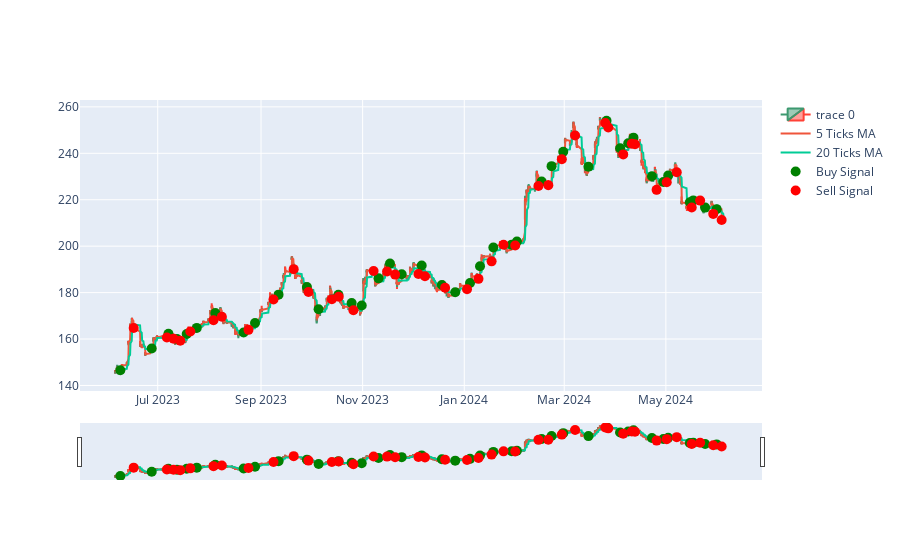

Source (notebook cell):
### Code cell
# count the number of times the 5 ticks MA crosses the 20 ticks MA

tsm_data['5T_MA'] = tsm_data['Close'].rolling(window=5).mean()
tsm_data['20T_MA'] = tsm_data['Close'].rolling(window=20).mean()

tsm_data['signal'] = np.where(tsm_data['5T_MA'] > tsm_data['20T_MA'], 1, 0)
tsm_data['signal'] = tsm_data['signal'].diff()


print(tsm_data['signal'].value_counts())

# plot the buy and sell signals

fig = go.Figure(data=[go.Candlestick(x=tsm_data.index,
                open=tsm_data['Open'],
                high=tsm_data['High'],
                low=tsm_data['Low'],
                close=tsm_data['Close'])])

fig.add_trace(go.Scatter(x=tsm_data.index, y=tsm_data['Close'].rolling(window=5).mean(), name='5 Ticks MA'))
fig.add_trace(go.Scatter(x=tsm_data.index, y=tsm_data['Close'].rolling(window=20).mean(), name='20 Ticks MA'))

buy_signals = tsm_data[tsm_data['signal'] == 1]
sell_signals = tsm_data[tsm_data['signal'] == -1]

fig.add_trace(go.Scatter(x=buy_signals.index, y=buy_signals['Close'], mode='markers', marker=dict(color='green', size=10), name='Buy Signal'))

fig.add_trace(go.Scatter(x=sell_signals.index, y=sell_signals['Close'], mode='markers', marker=dict(color='red', size=10), name='Sell Signal'))

fig.show()

### Figure 1 — Plotly figure (JSON) as saved in the notebook; plotly's stock layout.template omitted (floating-point values rounded to 4 significant figures; data arrays with more than 128 entries replaced by an {"elided": "..."} marker saying what was removed)
{"data": [{"close": {"elided": "1756 float values"}, "high": {"elided": "1756 float values"}, "low": {"elided": "1756 float values"}, "open": {"elided": "1756 float values"}, "type": "candlestick", "x": {"elided": "1756 str values"}}, {"name": "5 Ticks MA", "type": "scatter", "x": {"elided": "1756 str values"}, "y": {"elided": "1756 float values"}}, {"name": "20 Ticks MA", "type": "scatter", "x": {"elided": "1756 str values"}, "y": {"elided": "1756 float values"}}, {"marker": {"color": "green", "size": 10}, "mode": "markers", "name": "Buy Signal", "type": "scatter", "x": ["2023-06-08T13:30:00-04:00", "2023-06-27T09:30:00-04:00", "2023-07-07T10:30:00-04:00", "2023-07-12T13:30:00-04:00", "2023-07-18T09:30:00-04:00", "2023-07-24T10:30:00-04:00", "2023-08-04T13:30:00-04:00", "2023-08-21T13:30:00-04:00", "2023-08-28T09:30:00-04:00", "2023-09-11T12:30:00-04:00", "2023-09-28T13:30:00-04:00", "2023-10-05T13:30:00-04:00", "2023-10-17T10:30:00-04:00", "2023-10-25T09:30:00-04:00", "2023-10-31T10:30:00-04:00", "2023-11-10T12:30:00-05:00", "2023-11-17T09:30:00-05:00", "2023-11-24T10:30:00-05:00", "2023-12-06T10:30:00-05:00", "2023-12-18T13:30:00-05:00", "2023-12-26T13:30:00-05:00", "2024-01-04T10:30:00-05:00", "2024-01-10T10:30:00-05:00", "2024-01-18T10:30:00-05:00", "2024-01-29T11:30:00-05:00", "2024-02-01T14:30:00-05:00", "2024-02-16T10:30:00-05:00", "2024-02-22T09:30:00-05:00", "2024-02-29T09:30:00-05:00", "2024-03-15T12:30:00-04:00", "2024-03-26T09:30:00-04:00", "2024-04-03T13:30:00-04:00", "2024-04-08T09:30:00-04:00", "2024-04-11T13:30:00-04:00", "2024-04-22T15:30:00-04:00", "2024-04-29T11:30:00-04:00", "2024-05-02T09:30:00-04:00", "2024-05-15T09:30:00-04:00", "2024-05-17T11:30:00-04:00", "2024-05-24T13:30:00-04:00", "2024-05-31T11:30:00-04:00"], "y": [146.6, 155.9, 162.3, 160.0, 162.2, 164.8, 171.2, 162.8, 166.9, 179.1, 182.4, 172.9, 179.1, 175.5, 174.5, 186.1, 192.5, 187.9, 191.7, 183.3, 180.1, 184.1, 191.4, 199.5, 200.7, 202.0, 227.8, 234.5, 240.7, 234.2, 254, 242.2, 244.3, 246.8, 230.1, 227.6, 230.4, 218.9, 219.7, 216.6, 216.0]}, {"marker": {"color": "red", "size": 10}, "mode": "markers", "name": "Sell Signal", "type": "scatter", "x": ["2023-06-16T13:30:00-04:00", "2023-07-06T11:30:00-04:00", "2023-07-10T11:30:00-04:00", "2023-07-14T12:30:00-04:00", "2023-07-20T13:30:00-04:00", "2023-08-03T11:30:00-04:00", "2023-08-08T11:30:00-04:00", "2023-08-24T11:30:00-04:00", "2023-09-08T11:30:00-04:00", "2023-09-20T14:30:00-04:00", "2023-09-29T11:30:00-04:00", "2023-10-13T12:30:00-04:00", "2023-10-17T15:30:00-04:00", "2023-10-26T10:30:00-04:00", "2023-11-07T13:30:00-05:00", "2023-11-15T15:30:00-05:00", "2023-11-20T11:30:00-05:00", "2023-12-04T11:30:00-05:00", "2023-12-08T09:30:00-05:00", "2023-12-20T11:30:00-05:00", "2024-01-02T15:30:00-05:00", "2024-01-09T12:30:00-05:00", "2024-01-17T09:30:00-05:00", "2024-01-24T13:30:00-05:00", "2024-01-31T13:30:00-05:00", "2024-02-14T12:30:00-05:00", "2024-02-20T10:30:00-05:00", "2024-02-28T13:30:00-05:00", "2024-03-07T12:30:00-05:00", "2024-03-25T14:30:00-04:00", "2024-03-27T10:30:00-04:00", "2024-04-05T09:30:00-04:00", "2024-04-10T13:30:00-04:00", "2024-04-12T11:30:00-04:00", "2024-04-25T10:30:00-04:00", "2024-05-01T12:30:00-04:00", "2024-05-07T12:30:00-04:00", "2024-05-16T12:30:00-04:00", "2024-05-21T13:30:00-04:00", "2024-05-29T10:30:00-04:00", "2024-06-03T11:30:00-04:00"], "y": [164.8, 160.6, 160.1, 159.3, 163.3, 168.1, 169.6, 163.9, 177.0, 190.1, 180.3, 177.1, 178.2, 172.4, 189.3, 189.1, 187.8, 188.0, 187.1, 182.1, 181.5, 185.9, 193.5, 200.6, 200.3, 225.9, 226.3, 237.4, 247.7, 253.1, 251.1, 239.5, 244.1, 243.9, 224.3, 227.5, 231.8, 216.6, 219.6, 213.9, 211.3]}], "layout": {}}
